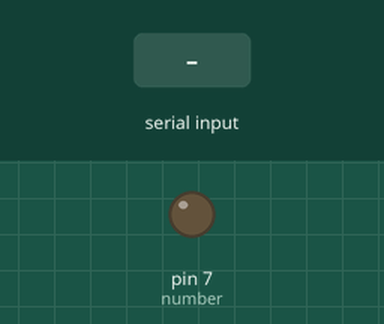
This sketch was run on a simulated Arduino Uno, built with avr-gcc and run on an emulated ATmega328P. On the bench: output pins drawn as LEDs (lit = HIGH). Inputs (shaded band) come from the test bench.

Above: at 1.2 s.
1.3 s: "1" received over Serial
At 2.1 s:
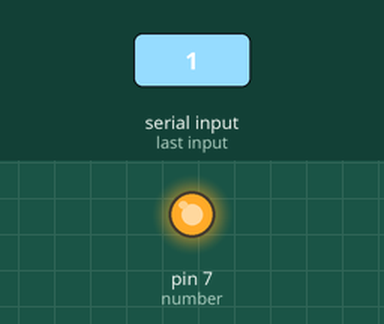
2.8 s: "0" received over Serial
At 3.2 s:
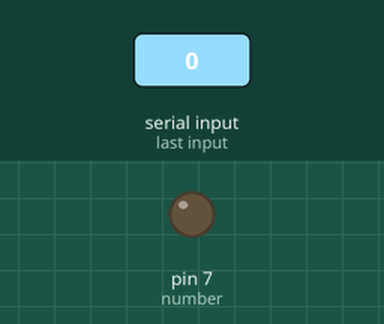
Timing chart, 0 to 5.8 s (numbered marks = the images above; inputs shaded):
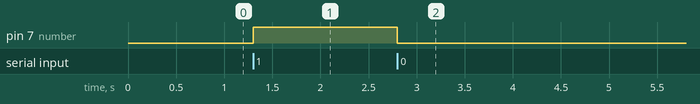

Measured:
- after the input at 1.3 s, pin 7 (number): LOW → HIGH at once
- after the input at 2.8 s, pin 7 (number): HIGH → LOW at once

The sketch:

blink_upload_code.ino
```cpp
int number=7;

void setup() {
  Serial.begin(9600);

  pinMode(number, OUTPUT);
  digitalWrite (number, LOW);
}

void loop() {

  while (Serial.available()) {
    int data = Serial.read();

    if (data == '1')
      digitalWrite (number, HIGH);

    else if (data == '0')
      digitalWrite (number, LOW);
  }
}
```
